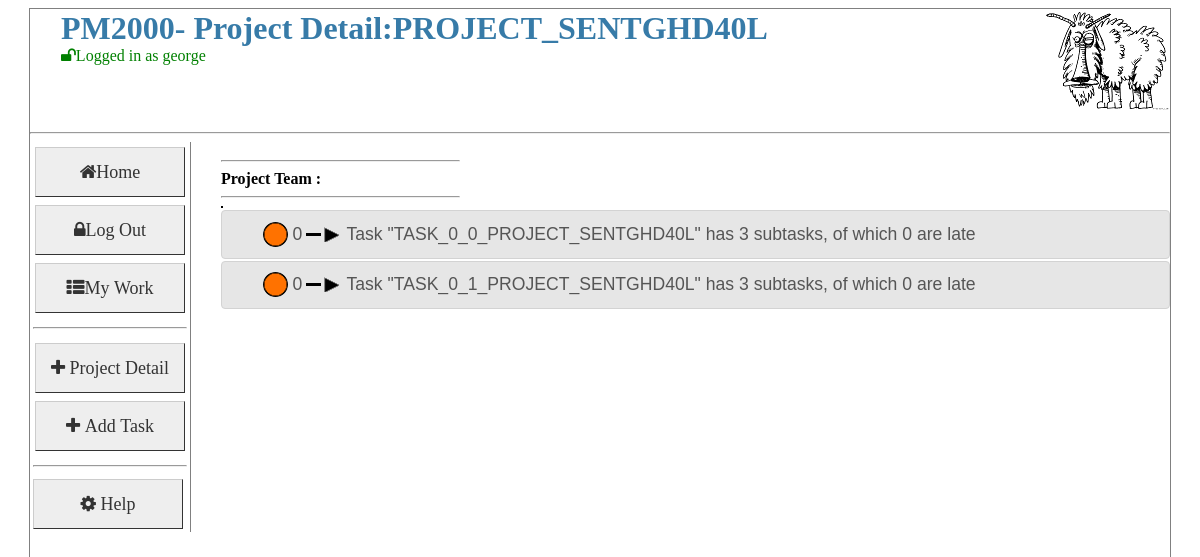
The page /showProjectOverview/id/1 (signed in) on the database its author committed.
### pm2000/dal/models.py (models this page shows, shortened)
class Projects(Base):
    __tablename__ = "projects"
    id: Mapped[int] = mapped_column(primary_key=True)
    name: Mapped[str] = mapped_column(String(250), nullable=False)
    desc: Mapped[str] = mapped_column(String(1024), nullable=True)
    notes: Mapped[str] = mapped_column(String(1024), nullable=True)
    dateOpened: Mapped[DateTime] = mapped_column(DateTime, nullable=False)
    dateClosed: Mapped[DateTime] = mapped_column(DateTime, nullable=True)
    is_private: Mapped[bool] = mapped_column(Boolean, default=False)
    is_hidden: Mapped[bool] = mapped_column(Boolean, default=False)
    project_owner_id: Mapped[int] = mapped_column(ForeignKey("actors.id"))
    project_owner: Mapped[Actors] = relationship()
    project_tasks_list: Mapped[List[Tasks]] = relationship()
    actors: Mapped[List[Actors]] = relationship(secondary="project_actors_link")
    def GetChildTasks(self):
        Logger.info("Project.GetChildTasks")
        _tasks = None
        try:
            _tasks = (
                db_session.query(Tasks)
                .filter(Tasks.project_id == self.id)
                .filter(Tasks.parent_id == None)
                .all()
            )
        except:
            Logger.exception("Project.GetChildTasks")
        return _tasks

class Actors(UserMixin, Base):
    __tablename__ = "actors"
    id: Mapped[int] = mapped_column(primary_key=True, autoincrement=True)
    name: Mapped[str] = mapped_column(String(250), nullable=False)
    user_name: Mapped[str] = mapped_column(String(250), nullable=False)
    email: Mapped[str] = mapped_column(String(250), nullable=True)
    password: Mapped[str] = mapped_column(String(250), nullable=False)
    role: Mapped[int] = mapped_column(Integer, nullable=False)
    is_verified: Mapped[bool] = mapped_column(Boolean, default=False)
    is_frozen: Mapped[bool] = mapped_column(Boolean, default=False)
    is_hidden: Mapped[bool] = mapped_column(Boolean, default=False)
    parent: Mapped[Projects] = relationship(back_populates="project_owner")
    projects: Mapped[List[Projects]] = relationship(
        "Projects", secondary="project_actors_link",viewonly=True
    )
    tasks:Mapped[List[Tasks]] = relationship("Tasks", secondary="task_actors_link",viewonly=True)
    @staticmethod
    def getActorBy_ID(_id):
        Logger.info("Actors.getActorBy_ID [%s]" % _id)
        actor = ""
        try:
            actor = Actors.query.filter(Actors.id == _id).one()
        except MultipleResultsFound as e:
            Logger.exception("Actors.getActorBy_ID Multiple Results Found")
        except NoResultFound as e:
            Logger.exception("Actors.getActorBy_ID no result")
        return actor

class Tasks(Base):
    __tablename__ = "tasks"
    id: Mapped[int] = mapped_column(primary_key=True)
    name: Mapped[str] = mapped_column(String(250), nullable=False)
    desc: Mapped[str] = mapped_column(String(2048), nullable=True)
    dateOpened: Mapped[DateTime] = mapped_column(DateTime, nullable=False)
    dateDue: Mapped[DateTime] = mapped_column(DateTime, nullable=True)
    dateClosed: Mapped[DateTime] = mapped_column(DateTime, nullable=True)
    priority: Mapped[Integer] = mapped_column(Integer, nullable=True)
    risk: Mapped[Integer] = mapped_column(Integer, nullable=True)
    md: Mapped[Integer] = mapped_column(Integer, nullable=True)
    is_hidden: Mapped[Boolean] = mapped_column(Boolean, default=False)
    strikeOut: Mapped[Boolean] = mapped_column(Boolean)
    closed_id:Mapped[int] = mapped_column(ForeignKey("closedAs.id"), nullable=True)
    project_id :Mapped[int]= mapped_column( ForeignKey("projects.id"), nullable=False)
    parent_id :Mapped[int]= mapped_column( ForeignKey("tasks.id"), nullable=True)
    owner_id :Mapped[int]= mapped_column( ForeignKey("actors.id"))
    child_comment = relationship("Comments")
    sub_task: Mapped[List[Tasks]] = relationship("Tasks", lazy="joined", join_depth=6)
    project = relationship("Projects", backref=backref("tasks", order_by=id),viewonly=True )
    actors :Mapped[List[Actors]]= relationship("Actors", secondary="task_actors_link" )
    def getTaskStatus(self):
        x = 0
        due_in = 0
        if self.dateClosed is not None:
            x = 0
        else:
            x = 1
            if self.dateDue is not None:
                due_in = (self.dateDue - datetime.datetime.now()).days
            else:
                due_in = 0
        Logger.info("Tasks.getTaskStatus %s=%s" % (self.name, x))
        return (x, due_in)
    def getAllSubTaskStatus(self):
        n = 0
        def get_st(t):
            st = []
            if t.sub_task is not None:
                for t in t.sub_task:
                    st.append(t)
                    st.extend(get_st(t))
            return st
        t = self
        ast = get_st(t)
        late = 0
        latest = sys.maxsize
        if len(ast) > 0:
            n = len(ast)
            for s in ast:
                x, due = s.getTaskStatus()
                if due < latest:
                    latest = due
                if due < 0:
                    late = late + 1
        return n, late, latest

### pm2000/app/pm/main/views.py (the view, shortened to what this page needs)
@main.route('/showProjectOverview', methods=['GET','POST'])
@main.route('/showProjectOverview/id/<pid>', methods=['GET','POST'])
@login_required
def showProjectOverview(pid=None):
    if True:
        project=None
        form=FormProject()
        if pid is None:
            pid =getValueFromRequest(request,'prj')
            if pid is None:
                raise PmError("pid not defined")
        else:
            pass
        Logger.debug("showProject: %s" %(pid))
        project=Projects.query.filter(Projects.id==pid).one()
        return render_template('showProject_flat.html', project=project)

### pm2000/app/pm/main/views.py (called while the page is built)
@login_manager.user_loader
def load_user(user_id):
    Logger.debug("load_user:%s"%user_id)
    return Actors.getActorBy_ID(user_id)

@main.before_request
def make_session_permanent():
    Logger.debug( "before request")

@main.after_request
def save_data_to_session(response):
    return response

### pm2000/app/pm/templates/showProject_flat.html (shortened to what this page needs)
{% extends "layout.html" %}
{% block pageTitle -%}
 - Project Detail:{{project.name}}
{%- endblock -%}
{%- block sidebar -%}
    <tr><td><a href="{{url_for('main.showProjectDetail',pid=project.id)}}" class="button"><i class="fa fa-plus"> Project Detail</i></a></td></tr>
    {% if current_user.is_authenticated %}
        <tr><td><a href="{{url_for('main.projectAddTask',prj=project.id)}}" class="button"><i class="fa fa-plus"> Add Task</i></a></td></tr>
    {%- endif -%}
{%- endblock -%}
{%- block content -%}
{%- import "macros.html" as macros -%}
        {% if project %}
            <hr align="left" width="25%">
            <B> Project Team :</B>
            <hr align="left" width="25%">
             {% if project.GetChildTasks() %}
                 <div class="project_table">
                  </div> <div id="accordion">
                {% for t in project.GetChildTasks() %}
                        {% set n,late,latest = t.getAllSubTaskStatus() %}
                        <h3>
                        <div class="cPT_Row" >
                          <div class="cPT_Cell">{{ macros.TRAFFIC_LIGHTS(t) }}</div>
                          <div class="cPT_Cell">{{ macros.SHOW_INSET_ARROW(1) }}</div>
                          <div class="cPT_Cell">Task "{{t.name}}" has {{n}} subtasks, of which {{late}} are late</div>
                        </div>
                        </h3>
                {% endfor %}
                </div>
             {% endif %}
        {% else %}
            <h2> Sorry, no projects found! </h2>
        {% endif %}
{% endblock %}

### pm2000/app/pm/templates/layout.html (shortened to what this page needs)
<html>
<head>
{% if config.USE_LOCAL_JQUERY==True %}
    <link   rel="stylesheet" href="{{ url_for('static', filename='jquery/jquery-ui.css') }}">
{% else %}
    <link rel="stylesheet" href="//code.jquery.com/ui/1.11.4/themes/smoothness/jquery-ui.css">
    <script src="//code.jquery.com/jquery-1.10.2.js"></script>
    <script src="//code.jquery.com/ui/1.11.4/jquery-ui.js"></script>
{% endif %}
<link rel=stylesheet type=text/css   href="{{ url_for('static', filename='style.css') }}">
<link rel="stylesheet" type=text/css href="{{ url_for('static', filename='font-awesome-4.3.0/css/font-awesome.min.css') }}">
</head>
<body onload="init()">
<div class="parent">
    <div class=header>
    <img src="{{ url_for('static', filename=config.TITLE_IMAGE) }}" alt="" align="right" >
    <h1>{{ config.TITLE }}{% block pageTitle %}{% endblock %}</h1>
    {% if current_user.is_authenticated %}
         <font color="green"><i class="fa fa-unlock fa">Logged in as {{current_user.name}} {% if g.role %}With Role:{{g.role}}{% endif %}</i></font></br>
    {% else %}
         <font color="red"><i class="fa fa-lock fa">Not Logged In</i></font></br>
    {% endif %}
    </div>
    <hr>
    <div class="sidebar">
        <table border=0>
                <tr><td><a href={{url_for('.project_manager')}} class="button"><i class="fa fa-home">Home</i></a></td></tr>
            {% if current_user.is_authenticated %}
                <tr><td><a href={{url_for('.logout')}} class="button"><i class="fa fa-lock">Log Out</i></a></td></tr>
                <tr><td><a href={{url_for('.showMyWork')}} class="button"><i class="fa fa-th-list">My Work</i></a></td></tr>
            {% else %}
                <tr><td><a href={{url_for('.login')}} class="button"><i class="fa fa-unlock"> Log In</i></a></td></tr>
            {% endif %}
        <tr><td><hr></td></tr>
       {% block sidebar %} {% endblock %}
        <tr><td><hr></td></tr>
       <tr><td><button  type="button"  id="opener" class="button"> <i class="fa fa-cog" > Help </i></button></td></tr>
       </table>
    </div>
    <div class="content">
        {% block content %}{% endblock %}
   </div>
</div>
</body>
</html>

### pm2000/app/pm/templates/macros.html (shortened to what this page needs)
{%- macro TRAFFIC_LIGHTS(T) -%}
    {% set task_status,due_in = T.getTaskStatus() %}
    {%if task_status == 0 %}
        <img src="{{ url_for('static', filename=config.TASK_DONE_IMAGE) }}" alt=""  title=Closed:{{T.dateClosed}} style="vertical-align: middle;">
    {% else %}
        {% if (due_in < config.TASK_LATE) %}
            <img src="{{ url_for('static', filename=config.TASK_LATE_IMAGE) }}" alt=""  title=Overdue:{{T.dateDue}} style="vertical-align: middle;">
         {% elif (due_in < config.TASK_IMENENT ) %}
            <img src="{{ url_for('static', filename=config.TASK_IMENENT_IMAGE) }}" alt="" title=Due:{{T.dateDue}} style="vertical-align: middle;">
         {% elif (due_in < config.TASK_DUE ) %}
            <img src="{{ url_for('static', filename=config.TASK_DUE_IMAGE) }}" alt=""title=Due:{{T.dateDue}} style="vertical-align: middle;">
         {%else%}
            <img src="{{ url_for('static', filename=config.TASK_FUTURE_IMAGE) }}" alt=""title=Due:{{T.dateDue}} style="vertical-align: middle;">
       {% endif %}
        {% if due_in>0 %}
            <span style="vertical-align: middle;" title="Day To Go..">{{due_in}}</span>
        {% else %}
            <span style="vertical-align: middle;" title="Days Late..">{{due_in}}</span>
         {% endif %}
    {% endif %}
{%- endmacro %}
{%- macro SHOW_INSET_ARROW(depth) -%}
        <img src="{{url_for('static', filename='images/black_line.png')}}" alt="" align="left" border="0" >
        <img src="{{url_for('static', filename='images/arrow_side_black.png')}}" alt="" align="left" border="0" >
{%- endmacro %}

### pm2000/app/pm/static/style.css (style rules this page uses)
body { background-color:white; }
a, h1, h2 { color: #377BA8; }
a { text-decoration: none; }
h1, h2 { font-family: 'Georgia', serif; margin: 0; }
h1 { font-size: 2em; }
.parent { margin-left: auto; margin-right: auto; width: 95vw; height: 95vh; border: 1px solid gray; }
.header { margin:1px; height: 15%; padding-left:30px; overflow: hidden }
.sidebar { width: 10em; border-right: 1px solid grey; float: left; }
.content { overflow: auto; height:75%; padding-top:10px; padding-bottom:10px; padding-left:30px; }
.sidebar .button { display: table-cell; font: bold 18px Arial; text-decoration: none; background-color: #EEEEEE; color: #333333; padding: 2px 2px 2px 2px; border-top: 1px solid #CCCCCC; border-right: 1px solid #333333; border-bottom: 1px solid #333333; border-left: 1px solid #CCCCCC; width:150px; height:50px; text-align:center; vertical-align: middle; }

### pm2000/app/pm/templates/showProject_flat.html (style rules this page uses)
.project_table { display: table;border: 1px solid black; }
.cPT_Row { display: table-row; }
.cPT_Cell, .rTableHead { display: table-cell; vertical-align:middle;padding: 2px; }

### rows shown on the page
Projects: name "PROJECT_SENTGHD40L"
Actors: name "george"
Tasks: due_in "0", name "TASK_0_0_PROJECT_SENTGHD40L", n "3", late "0"
Tasks: due_in "0", name "TASK_0_1_PROJECT_SENTGHD40L", n "3", late "0"

### other values the page prints
{{ config.TITLE }} "PM2000"
